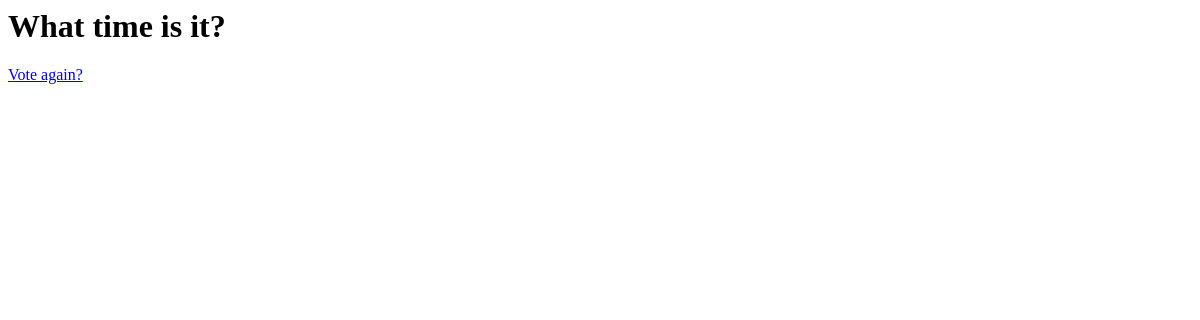
Before: /polls/5/results with the older database file.
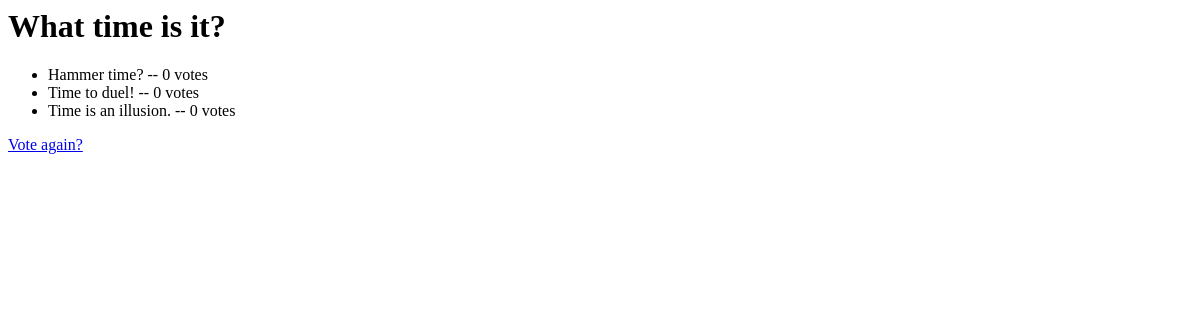
After: the same page with the newer database file.
### polls/models.py (models this page shows, shortened)
class Question(models.Model):
    question_text = models.CharField(max_length = 200)
    pub_date = models.DateTimeField('date published')

class Choice(models.Model):
    question = models.ForeignKey(Question, on_delete = models.CASCADE)
    choice_text = models.CharField(max_length = 200)
    votes = models.IntegerField(default = 0)

### polls/views.py (the view)
# urls.py: url(r'^(?P<pk>[0-9]+)/results$', views.ResultsView.as_view(), name = 'results'),
class ResultsView(generic.DetailView):
    model = Question
    template_name = 'polls/results.html'

### polls/templates/polls/results.html
<h1>{{ question.question_text }}</h1>
<ul>
	{% for choice in question.choice_set.all %}
    	<li>{{ choice.choice_text }} -- {{ choice.votes }} vote{{ choice.votes|pluralize }}</li>
	{% endfor %}
</ul>
<a href="{% url 'polls:detail' question.id %}">Vote again?</a>

Changed rows visible on the page:
added Choice: choice_text "Hammer time?", votes "0"
added Choice: choice_text "Time to duel!", votes "0"
added Choice: choice_text "Time is an illusion.", votes "0"
